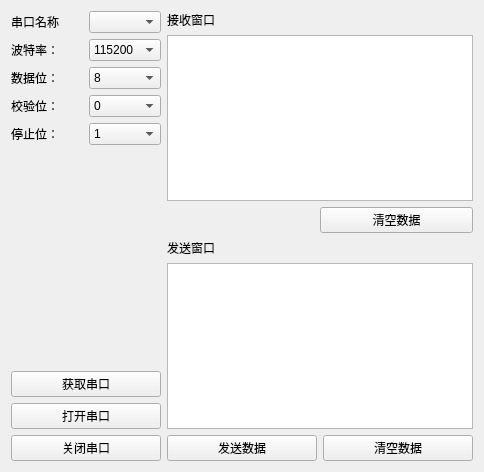
<?xml version="1.0" encoding="UTF-8"?>
<ui version="4.0">
 <class>Widget</class>
 <widget class="QWidget" name="Widget">
  <property name="geometry">
   <rect>
    <x>0</x>
    <y>0</y>
    <width>484</width>
    <height>472</height>
   </rect>
  </property>
  <property name="windowTitle">
   <string>Widget</string>
  </property>
  <layout class="QGridLayout" name="gridLayout_2">
   <item row="4" column="2" colspan="2">
    <widget class="QTextEdit" name="SendWindow"/>
   </item>
   <item row="0" column="2">
    <widget class="QLabel" name="label_6">
     <property name="text">
      <string>接收窗口</string>
     </property>
    </widget>
   </item>
   <item row="0" column="0" rowspan="6">
    <layout class="QGridLayout" name="gridLayout">
     <item row="0" column="0">
      <layout class="QHBoxLayout" name="horizontalLayout">
       <item>
        <widget class="QLabel" name="label">
         <property name="text">
          <string>串口名称</string>
         </property>
        </widget>
       </item>
       <item>
        <widget class="QComboBox" name="SerialName"/>
       </item>
      </layout>
     </item>
     <item row="3" column="0">
      <layout class="QHBoxLayout" name="horizontalLayout_4">
       <item>
        <widget class="QLabel" name="label_4">
         <property name="text">
          <string>校验位：</string>
         </property>
        </widget>
       </item>
       <item>
        <widget class="QComboBox" name="Parity">
         <item>
          <property name="text">
           <string>0</string>
          </property>
         </item>
         <item>
          <property name="text">
           <string>2</string>
          </property>
         </item>
         <item>
          <property name="text">
           <string>3</string>
          </property>
         </item>
         <item>
          <property name="text">
           <string>4</string>
          </property>
         </item>
         <item>
          <property name="text">
           <string>5</string>
          </property>
         </item>
        </widget>
       </item>
      </layout>
     </item>
     <item row="4" column="0">
      <layout class="QHBoxLayout" name="horizontalLayout_5">
       <item>
        <widget class="QLabel" name="label_5">
         <property name="text">
          <string>停止位：</string>
         </property>
        </widget>
       </item>
       <item>
        <widget class="QComboBox" name="StopBit">
         <item>
          <property name="text">
           <string>1</string>
          </property>
         </item>
         <item>
          <property name="text">
           <string>2</string>
          </property>
         </item>
         <item>
          <property name="text">
           <string>3</string>
          </property>
         </item>
        </widget>
       </item>
      </layout>
     </item>
     <item row="8" column="0">
      <widget class="QPushButton" name="OpenPort">
       <property name="text">
        <string>打开串口</string>
       </property>
      </widget>
     </item>
     <item row="5" column="0">
      <spacer name="verticalSpacer">
       <property name="orientation">
        <enum>Qt::Vertical</enum>
       </property>
       <property name="sizeHint" stdset="0">
        <size>
         <width>20</width>
         <height>40</height>
        </size>
       </property>
      </spacer>
     </item>
     <item row="7" column="0">
      <widget class="QPushButton" name="GetSerialPort">
       <property name="text">
        <string>获取串口</string>
       </property>
      </widget>
     </item>
     <item row="9" column="0">
      <widget class="QPushButton" name="ClosePort">
       <property name="text">
        <string>关闭串口</string>
       </property>
      </widget>
     </item>
     <item row="2" column="0">
      <layout class="QHBoxLayout" name="horizontalLayout_3">
       <item>
        <widget class="QLabel" name="label_3">
         <property name="text">
          <string>数据位：</string>
         </property>
        </widget>
       </item>
       <item>
        <widget class="QComboBox" name="DataBit">
         <item>
          <property name="text">
           <string>8</string>
          </property>
         </item>
         <item>
          <property name="text">
           <string>7</string>
          </property>
         </item>
         <item>
          <property name="text">
           <string>6</string>
          </property>
         </item>
         <item>
          <property name="text">
           <string>5</string>
          </property>
         </item>
        </widget>
       </item>
      </layout>
     </item>
     <item row="1" column="0">
      <layout class="QHBoxLayout" name="horizontalLayout_2">
       <item>
        <widget class="QLabel" name="label_2">
         <property name="text">
          <string>波特率：</string>
         </property>
        </widget>
       </item>
       <item>
        <widget class="QComboBox" name="BaudRate">
         <item>
          <property name="text">
           <string>115200</string>
          </property>
         </item>
         <item>
          <property name="text">
           <string>74880</string>
          </property>
         </item>
         <item>
          <property name="text">
           <string>57600</string>
          </property>
         </item>
         <item>
          <property name="text">
           <string>38400</string>
          </property>
         </item>
         <item>
          <property name="text">
           <string>19200</string>
          </property>
         </item>
         <item>
          <property name="text">
           <string>9600</string>
          </property>
         </item>
         <item>
          <property name="text">
           <string>4800</string>
          </property>
         </item>
         <item>
          <property name="text">
           <string>2400</string>
          </property>
         </item>
         <item>
          <property name="text">
           <string>1200</string>
          </property>
         </item>
        </widget>
       </item>
      </layout>
     </item>
    </layout>
   </item>
   <item row="5" column="2" colspan="2">
    <layout class="QHBoxLayout" name="horizontalLayout_6">
     <item>
      <widget class="QPushButton" name="SendData">
       <property name="text">
        <string>发送数据</string>
       </property>
      </widget>
     </item>
     <item>
      <widget class="QPushButton" name="SendClear">
       <property name="text">
        <string>清空数据</string>
       </property>
      </widget>
     </item>
    </layout>
   </item>
   <item row="2" column="2" colspan="2">
    <layout class="QHBoxLayout" name="horizontalLayout_7" stretch="1,1">
     <item>
      <spacer name="horizontalSpacer">
       <property name="orientation">
        <enum>Qt::Horizontal</enum>
       </property>
       <property name="sizeHint" stdset="0">
        <size>
         <width>40</width>
         <height>20</height>
        </size>
       </property>
      </spacer>
     </item>
     <item>
      <widget class="QPushButton" name="ReceiveClear">
       <property name="text">
        <string>清空数据</string>
       </property>
      </widget>
     </item>
    </layout>
   </item>
   <item row="1" column="2" colspan="2">
    <widget class="QTextEdit" name="ReceiveWindow"/>
   </item>
   <item row="3" column="2">
    <widget class="QLabel" name="label_7">
     <property name="text">
      <string>发送窗口</string>
     </property>
    </widget>
   </item>
  </layout>
 </widget>
 <layoutdefault spacing="6" margin="11"/>
 <resources/>
 <connections/>
</ui>
